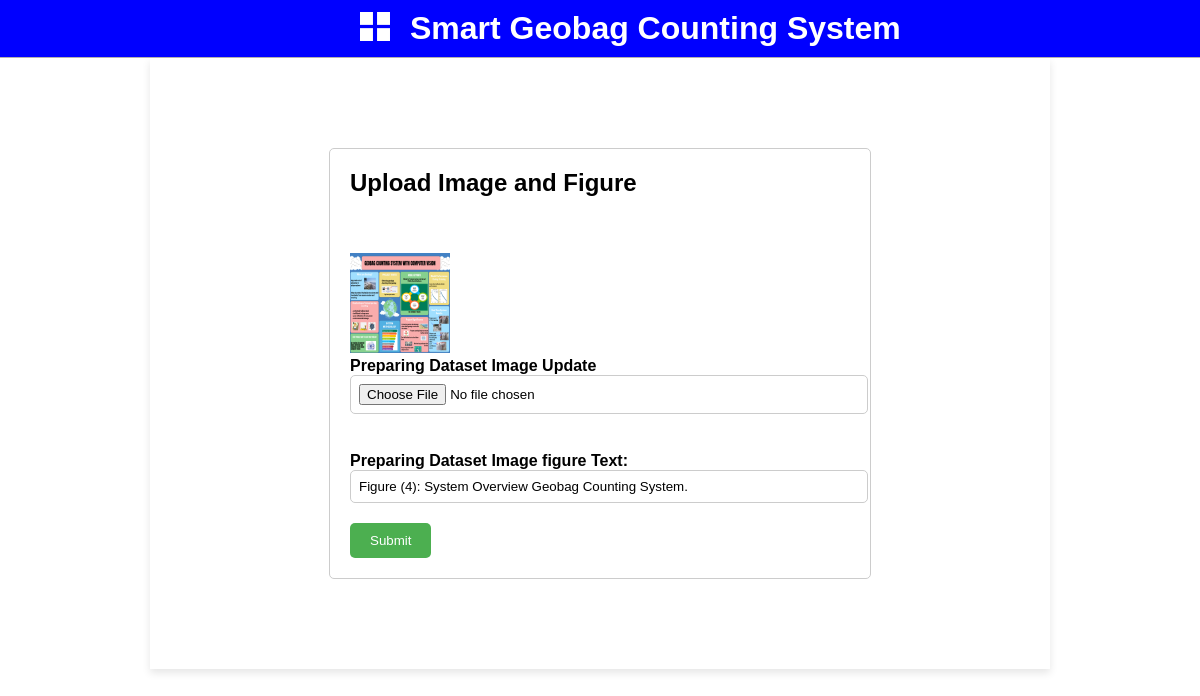
Screenshot of /preparingdataset_edit/2 with the database file from the repository.
### Geobag_Counting/models.py (models this page shows)
class PreparingDataset(models.Model):
    preparing_pataset_img = models.ImageField(upload_to='Geobag_at_RiverBank_img/', default='No images')
    preparing_dataset_figure_text = models.CharField(max_length = 500)

### Geobag_Counting/views.py (the view)
# urls.py: path('preparingdataset_edit/<int:id>', views.preparingdataset_edit, name = 'preparingdataset_edit'),
def preparingdataset_edit(request, id):
    preparingdatasetdata = PreparingDataset.objects.get(id=id)
    data = {"preparingdatasetdata": preparingdatasetdata}
    return render(request,'preparingdatasetUpdate.html',data)

### templates/preparingdatasetUpdate.html (shortened to what this page needs)
{% load static %}
<!DOCTYPE html>
<html lang="en">
<head>
    <link rel="stylesheet" href="https://cdnjs.cloudflare.com/ajax/libs/font-awesome/4.7.0/css/font-awesome.min.css">
    <link rel="stylesheet" href="https://cdnjs.cloudflare.com/ajax/libs/font-awesome/5.15.4/css/all.min.css">
    <link rel="stylesheet" href="{% static 'css/style.css' %}">
</head>
<body>
<div class = "Top-Section">
    <div class="top_bar">
        <div class = "logo">
          <a href=""><img src="{% static 'images/logo.png' %}"  alt="" >
            </a>
        <h1>Smart Geobag Counting System</h1>
    </div>
    </div>
</div>
<div class="body-section">
    <div class="form-container">
        <h2>Upload Image and Figure</h2>
        <form action="{% url 'preparingdataset_update' %}"  method="POST" enctype="multipart/form-data">
          <input type="hidden" name="id" value="{{preparingdatasetdata.id}}" id=""><br><br>
        <div class="form-group">
          {% if preparingdatasetdata.preparing_pataset_img %}
          <img src="{{ preparingdatasetdata.preparing_pataset_img.url }}" alt="{{ preparingdatasetdata.preparing_pataset_img.name }}" style="height: 100px; width:100px;"><br>
          {% endif %}
          <label for="exampleInputImage" class="form-label">Preparing Dataset Image Update</label>
          <input type="file" class="form-control" id="exampleInputImage" name="preparing_pataset_img" value="{{ preparingdatasetdata.preparing_pataset_img.url }}" accept="image/*"><br><br>
        </div>
          <div class="form-group">
            <label for="title">Preparing Dataset Image figure Text:</label>
            <input type="text" id="image_figure_text" name="preparing_dataset_figure_text" value ="{{preparingdatasetdata.preparing_dataset_figure_text}}">
          </div>
          <button type="submit">Submit</button>
        </form>
      </div>
</div>
</body>
</html>

### static/css/style.css (style rules this page uses)
body { font-family: Arial, sans-serif; margin: 0; padding: 0; background-image: url('/static/images/back-4.jpg'); background-size: cover; background-position: center; }
.Top-Section { position: sticky; top: 0; z-index: 1000; background-color: white; }
.top_bar { display: flex; align-items: center; padding: 10px; border-bottom: 1px solid #b4afaf; background: blue; }
.logo { display: flex; align-items: center; margin-left: 350px; }
.logo a img { width: 30px; margin-right: 20px; }
.logo h1 { margin: 0; font-size: 32px; color: white; align-items: center; }
.body-section { margin-left: 150px; margin-right: 150px; background-color: #ffffff; padding: 40px; box-shadow: 0 4px 8px rgba(0, 0, 0, 0.1); }
.form-container { max-width: 500px; margin: 50px auto; padding: 20px; border: 1px solid #ccc; border-radius: 5px; }
.form-container h2 { margin-top: 0; }
.form-group { margin-bottom: 20px; }
.form-group label { display: block; font-weight: bold; }
.form-group input[type="file"], .form-group input[type="text"] { width: 100%; padding: 8px; border: 1px solid #ccc; border-radius: 5px; }
button { background-color: #4CAF50; color: white; padding: 10px 20px; border: none; border-radius: 5px; cursor: pointer; }

### rows the page displays
PreparingDataset: preparing_pataset_img (picture), preparing_dataset_figure_text "Figure (4): System Overview Geobag Counting System."
